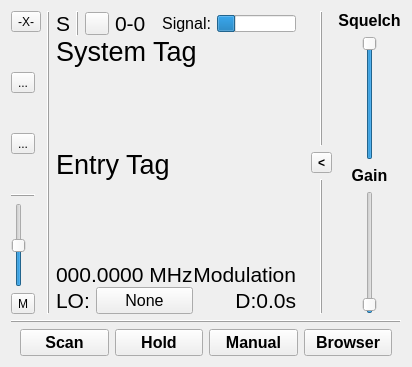
     <widget class="QWidget" name="scannerPage">
      <layout class="QVBoxLayout" name="verticalLayout_3">
       <item>
        <widget class="QFrame" name="scanContextFrame">
         <layout class="QHBoxLayout" name="horizontalLayout_2">
          <property name="leftMargin">
           <number>0</number>
          </property>
          <property name="topMargin">
           <number>0</number>
          </property>
          <property name="rightMargin">
           <number>0</number>
          </property>
          <property name="bottomMargin">
           <number>0</number>
          </property>
          <item>
           <widget class="QWidget" name="scanner_leftCtrlPanel" native="true">
            <property name="sizePolicy">
             <sizepolicy hsizetype="Maximum" vsizetype="Preferred">
              <horstretch>0</horstretch>
              <verstretch>0</verstretch>
             </sizepolicy>
            </property>
            <layout class="QVBoxLayout" name="verticalLayout_8">
             <property name="spacing">
              <number>0</number>
             </property>
             <property name="leftMargin">
              <number>0</number>
             </property>
             <property name="topMargin">
              <number>0</number>
             </property>
             <property name="rightMargin">
              <number>0</number>
             </property>
             <property name="bottomMargin">
              <number>0</number>
             </property>
             <item>
              <widget class="QToolButton" name="scanner_disconnectButton">
               <property name="toolTip">
                <string>Disconnect</string>
               </property>
               <property name="text">
                <string>-X-</string>
               </property>
              </widget>
             </item>
             <item>
              <spacer name="verticalSpacer_3">
               <property name="orientation">
                <enum>Qt::Vertical</enum>
               </property>
               <property name="sizeHint" stdset="0">
                <size>
                 <width>20</width>
                 <height>40</height>
                </size>
               </property>
              </spacer>
             </item>
             <item>
              <widget class="QToolButton" name="scanner_settingsButton">
               <property name="toolTip">
                <string>Settings</string>
               </property>
               <property name="text">
                <string>...</string>
               </property>
              </widget>
             </item>
             <item>
              <spacer name="verticalSpacer_2">
               <property name="orientation">
                <enum>Qt::Vertical</enum>
               </property>
               <property name="sizeHint" stdset="0">
                <size>
                 <width>20</width>
                 <height>40</height>
                </size>
               </property>
              </spacer>
             </item>
             <item>
              <widget class="QToolButton" name="scanner_connectInfoButton">
               <property name="toolTip">
                <string>Connection info</string>
               </property>
               <property name="text">
                <string>...</string>
               </property>
              </widget>
             </item>
             <item>
              <spacer name="verticalSpacer">
               <property name="orientation">
                <enum>Qt::Vertical</enum>
               </property>
               <property name="sizeHint" stdset="0">
                <size>
                 <width>20</width>
                 <height>40</height>
                </size>
               </property>
              </spacer>
             </item>
             <item>
              <widget class="QWidget" name="scanner_volumeControl" native="true">
               <property name="sizePolicy">
                <sizepolicy hsizetype="Maximum" vsizetype="Maximum">
                 <horstretch>0</horstretch>
                 <verstretch>0</verstretch>
                </sizepolicy>
               </property>
               <layout class="QGridLayout" name="gridLayout_7">
                <property name="leftMargin">
                 <number>0</number>
                </property>
                <property name="topMargin">
                 <number>0</number>
                </property>
                <property name="rightMargin">
                 <number>0</number>
                </property>
                <property name="bottomMargin">
                 <number>0</number>
                </property>
                <item row="0" column="0">
                 <widget class="Line" name="line_6">
                  <property name="sizePolicy">
                   <sizepolicy hsizetype="Expanding" vsizetype="Fixed">
                    <horstretch>0</horstretch>
                    <verstretch>0</verstretch>
                   </sizepolicy>
                  </property>
                  <property name="frameShadow">
                   <enum>QFrame::Raised</enum>
                  </property>
                  <property name="orientation">
                   <enum>Qt::Horizontal</enum>
                  </property>
                 </widget>
                </item>
                <item row="1" column="0">
                 <widget class="QSlider" name="scanner_volumeSlider">
                  <property name="sizePolicy">
                   <sizepolicy hsizetype="Fixed" vsizetype="Minimum">
                    <horstretch>0</horstretch>
                    <verstretch>0</verstretch>
                   </sizepolicy>
                  </property>
                  <property name="toolTip">
                   <string>Volume</string>
                  </property>
                  <property name="maximum">
                   <number>100</number>
                  </property>
                  <property name="value">
                   <number>50</number>
                  </property>
                  <property name="orientation">
                   <enum>Qt::Vertical</enum>
                  </property>
                 </widget>
                </item>
                <item row="2" column="0">
                 <widget class="QToolButton" name="scanner_volumeMute">
                  <property name="toolTip">
                   <string>Mute</string>
                  </property>
                  <property name="text">
                   <string>M</string>
                  </property>
                  <property name="checkable">
                   <bool>true</bool>
                  </property>
                 </widget>
                </item>
               </layout>
              </widget>
             </item>
            </layout>
           </widget>
          </item>
          <item>
           <widget class="Line" name="line_5">
            <property name="frameShadow">
             <enum>QFrame::Raised</enum>
            </property>
            <property name="orientation">
             <enum>Qt::Vertical</enum>
            </property>
           </widget>
          </item>
          <item>
           <widget class="QStackedWidget" name="scanContextStack">
            <property name="currentIndex">
             <number>0</number>
            </property>
            <widget class="QWidget" name="scanner_holdPage">
             <layout class="QVBoxLayout" name="verticalLayout_6">
              <property name="spacing">
               <number>0</number>
              </property>
              <property name="leftMargin">
               <number>0</number>
              </property>
              <property name="topMargin">
               <number>0</number>
              </property>
              <property name="bottomMargin">
               <number>0</number>
              </property>
              <item>
               <widget class="QWidget" name="widget_4" native="true">
                <property name="sizePolicy">
                 <sizepolicy hsizetype="Preferred" vsizetype="Maximum">
                  <horstretch>0</horstretch>
                  <verstretch>0</verstretch>
                 </sizepolicy>
                </property>
                <layout class="QHBoxLayout" name="horizontalLayout_4">
                 <property name="leftMargin">
                  <number>0</number>
                 </property>
                 <property name="topMargin">
                  <number>0</number>
                 </property>
                 <property name="rightMargin">
                  <number>0</number>
                 </property>
                 <property name="bottomMargin">
                  <number>0</number>
                 </property>
                 <item>
                  <widget class="QLabel" name="scanner_scanModeLabel">
                   <property name="sizePolicy">
                    <sizepolicy hsizetype="Maximum" vsizetype="Preferred">
                     <horstretch>0</horstretch>
                     <verstretch>0</verstretch>
                    </sizepolicy>
                   </property>
                   <property name="font">
                    <font>
                     <pointsize>16</pointsize>
                    </font>
                   </property>
                   <property name="toolTip">
                    <string>Scan mode</string>
                   </property>
                   <property name="text">
                    <string>S</string>
                   </property>
                  </widget>
                 </item>
                 <item>
                  <widget class="Line" name="line_4">
                   <property name="frameShadow">
                    <enum>QFrame::Raised</enum>
                   </property>
                   <property name="orientation">
                    <enum>Qt::Vertical</enum>
                   </property>
                  </widget>
                 </item>
                 <item>
                  <widget class="QToolButton" name="scanner_entryEditButton">
                   <property name="toolTip">
                    <string>Edit entry</string>
                   </property>
                   <property name="text">
                    <string/>
                   </property>
                  </widget>
                 </item>
                 <item>
                  <widget class="QLabel" name="scanner_entryNumLabel">
                   <property name="sizePolicy">
                    <sizepolicy hsizetype="Preferred" vsizetype="Maximum">
                     <horstretch>0</horstretch>
                     <verstretch>0</verstretch>
                    </sizepolicy>
                   </property>
                   <property name="font">
                    <font>
                     <pointsize>16</pointsize>
                    </font>
                   </property>
                   <property name="toolTip">
                    <string>Entry index</string>
                   </property>
                   <property name="text">
                    <string>0-0</string>
                   </property>
                  </widget>
                 </item>
                 <item>
                  <widget class="QLabel" name="label">
                   <property name="sizePolicy">
                    <sizepolicy hsizetype="Maximum" vsizetype="Preferred">
                     <horstretch>0</horstretch>
                     <verstretch>0</verstretch>
                    </sizepolicy>
                   </property>
                   <property name="font">
                    <font>
                     <pointsize>12</pointsize>
                    </font>
                   </property>
                   <property name="text">
                    <string>Signal:</string>
                   </property>
                   <property name="alignment">
                    <set>Qt::AlignRight|Qt::AlignTrailing|Qt::AlignVCenter</set>
                   </property>
                  </widget>
                 </item>
                 <item>
                  <widget class="QProgressBar" name="scanner_sigStrengthBar">
                   <property name="sizePolicy">
                    <sizepolicy hsizetype="Maximum" vsizetype="Fixed">
                     <horstretch>0</horstretch>
                     <verstretch>0</verstretch>
                    </sizepolicy>
                   </property>
                   <property name="font">
                    <font>
                     <pointsize>5</pointsize>
                    </font>
                   </property>
                   <property name="toolTip">
                    <string>Signal level</string>
                   </property>
                   <property name="value">
                    <number>24</number>
                   </property>
                   <property name="textVisible">
                    <bool>false</bool>
                   </property>
                  </widget>
                 </item>
                </layout>
               </widget>
              </item>
              <item>
               <widget class="QLabel" name="scanner_systemTagLabel">
                <property name="sizePolicy">
                 <sizepolicy hsizetype="Preferred" vsizetype="Maximum">
                  <horstretch>0</horstretch>
                  <verstretch>0</verstretch>
                 </sizepolicy>
                </property>
                <property name="font">
                 <font>
                  <pointsize>20</pointsize>
                 </font>
                </property>
                <property name="toolTip">
                 <string>System tag</string>
                </property>
                <property name="text">
                 <string>System Tag</string>
                </property>
                <property name="wordWrap">
                 <bool>true</bool>
                </property>
               </widget>
              </item>
              <item>
               <widget class="QLabel" name="scanner_entryTagLabel">
                <property name="font">
                 <font>
                  <pointsize>20</pointsize>
                 </font>
                </property>
                <property name="toolTip">
                 <string>Entry tag</string>
                </property>
                <property name="text">
                 <string>Entry Tag</string>
                </property>
                <property name="wordWrap">
                 <bool>true</bool>
                </property>
               </widget>
              </item>
              <item>
               <widget class="QWidget" name="widget_3" native="true">
                <property name="sizePolicy">
                 <sizepolicy hsizetype="Preferred" vsizetype="Maximum">
                  <horstretch>0</horstretch>
                  <verstretch>0</verstretch>
                 </sizepolicy>
                </property>
                <layout class="QGridLayout" name="gridLayout_8">
                 <property name="leftMargin">
                  <number>0</number>
                 </property>
                 <property name="topMargin">
                  <number>0</number>
                 </property>
                 <property name="rightMargin">
                  <number>0</number>
                 </property>
                 <property name="bottomMargin">
                  <number>0</number>
                 </property>
                 <property name="spacing">
                  <number>0</number>
                 </property>
                 <item row="2" column="0">
                  <widget class="QWidget" name="scanner_lockoutPanel" native="true">
                   <property name="sizePolicy">
                    <sizepolicy hsizetype="Preferred" vsizetype="Maximum">
                     <horstretch>0</horstretch>
                     <verstretch>0</verstretch>
                    </sizepolicy>
                   </property>
                   <layout class="QHBoxLayout" name="horizontalLayout_6">
                    <property name="leftMargin">
                     <number>0</number>
                    </property>
                    <property name="topMargin">
                     <number>0</number>
                    </property>
                    <property name="rightMargin">
                     <number>0</number>
                    </property>
                    <property name="bottomMargin">
                     <number>0</number>
                    </property>
                    <item>
                     <widget class="QLabel" name="scanner_lockoutDurationLabel">
                      <property name="sizePolicy">
                       <sizepolicy hsizetype="Maximum" vsizetype="Maximum">
                        <horstretch>0</horstretch>
                        <verstretch>0</verstretch>
                       </sizepolicy>
                      </property>
                      <property name="font">
                       <font>
                        <pointsize>16</pointsize>
                       </font>
                      </property>
                      <property name="text">
                       <string>LO:</string>
                      </property>
                     </widget>
                    </item>
                    <item>
                     <widget class="QPushButton" name="scanner_lockoutDurationButton">
                      <property name="font">
                       <font>
                        <pointsize>12</pointsize>
                       </font>
                      </property>
                      <property name="toolTip">
                       <string>Cycle lockout options</string>
                      </property>
                      <property name="text">
                       <string>None</string>
                      </property>
                     </widget>
                    </item>
                   </layout>
                  </widget>
                 </item>
                 <item row="1" column="0">
                  <widget class="QLabel" name="scanner_frequencyLabel">
                   <property name="sizePolicy">
                    <sizepolicy hsizetype="Preferred" vsizetype="Maximum">
                     <horstretch>0</horstretch>
                     <verstretch>0</verstretch>
                    </sizepolicy>
                   </property>
                   <property name="font">
                    <font>
                     <pointsize>16</pointsize>
                    </font>
                   </property>
                   <property name="toolTip">
                    <string>Current frequency</string>
                   </property>
                   <property name="text">
                    <string>000.0000 MHz</string>
                   </property>
                  </widget>
                 </item>
                 <item row="2" column="2">
                  <widget class="QLabel" name="scanner_delayLabel">
                   <property name="sizePolicy">
                    <sizepolicy hsizetype="Preferred" vsizetype="Maximum">
                     <horstretch>0</horstretch>
                     <verstretch>0</verstretch>
                    </sizepolicy>
                   </property>
                   <property name="font">
                    <font>
                     <pointsize>16</pointsize>
                    </font>
                   </property>
                   <property name="toolTip">
                    <string>Scan delay</string>
                   </property>
                   <property name="text">
                    <string>D:0.0s</string>
                   </property>
                   <property name="alignment">
                    <set>Qt::AlignRight|Qt::AlignTrailing|Qt::AlignVCenter</set>
                   </property>
                  </widget>
                 </item>
                 <item row="1" column="2">
                  <widget class="QLabel" name="scanner_modulationLabel">
                   <property name="sizePolicy">
                    <sizepolicy hsizetype="Preferred" vsizetype="Maximum">
                     <horstretch>0</horstretch>
                     <verstretch>0</verstretch>
                    </sizepolicy>
                   </property>
                   <property name="font">
                    <font>
                     <pointsize>16</pointsize>
                    </font>
                   </property>
                   <property name="toolTip">
                    <string>Modulation</string>
                   </property>
                   <property name="text">
                    <string>Modulation</string>
                   </property>
                   <property name="alignment">
                    <set>Qt::AlignRight|Qt::AlignTrailing|Qt::AlignVCenter</set>
                   </property>
                  </widget>
                 </item>
                </layout>
               </widget>
              </item>
             </layout>
            </widget>
            <widget class="QWidget" name="scanner_scanPage">
             <layout class="QGridLayout" name="gridLayout_5">
              <item row="0" column="0">
               <widget class="QLabel" name="scanner_scanningLabel">
                <property name="font">
                 <font>
                  <pointsize>24</pointsize>
                  <weight>75</weight>
                  <bold>true</bold>
                 </font>
                </property>
                <property name="text">
                 <string>Scanning</string>
                </property>
                <property name="alignment">
                 <set>Qt::AlignBottom|Qt::AlignHCenter</set>
                </property>
               </widget>
              </item>
              <item row="1" column="0">
               <widget class="QLabel" name="scanner_scanIndicator">
                <property name="text">
                 <string/>
                </property>
                <property name="textFormat">
                 <enum>Qt::RichText</enum>
                </property>
                <property name="pixmap">
                 <pixmap resource="resources/resources.qrc">:/indicator/bar-scan.gif</pixmap>
                </property>
                <property name="alignment">
                 <set>Qt::AlignHCenter|Qt::AlignTop</set>
                </property>
               </widget>
              </item>
             </layout>
            </widget>
           </widget>
          </item>
          <item>
           <widget class="QWidget" name="widget" native="true">
            <layout class="QVBoxLayout" name="verticalLayout_4">
             <property name="leftMargin">
              <number>0</number>
             </property>
             <property name="topMargin">
              <number>0</number>
             </property>
             <property name="rightMargin">
              <number>0</number>
             </property>
             <property name="bottomMargin">
              <number>0</number>
             </property>
             <item>
              <widget class="Line" name="line">
               <property name="sizePolicy">
                <sizepolicy hsizetype="Preferred" vsizetype="Expanding">
                 <horstretch>0</horstretch>
                 <verstretch>0</verstretch>
                </sizepolicy>
               </property>
               <property name="frameShadow">
                <enum>QFrame::Raised</enum>
               </property>
               <property name="orientation">
                <enum>Qt::Vertical</enum>
               </property>
              </widget>
             </item>
             <item>
              <widget class="QToolButton" name="scanner_sidebarToggle">
               <property name="font">
                <font>
                 <weight>75</weight>
                 <bold>true</bold>
                </font>
               </property>
               <property name="toolTip">
                <string>Open/close sidebar</string>
               </property>
               <property name="text">
                <string>&lt;</string>
               </property>
               <property name="checkable">
                <bool>true</bool>
               </property>
              </widget>
             </item>
             <item>
              <widget class="Line" name="line_3">
               <property name="sizePolicy">
                <sizepolicy hsizetype="Preferred" vsizetype="Expanding">
                 <horstretch>0</horstretch>
                 <verstretch>0</verstretch>
                </sizepolicy>
               </property>
               <property name="frameShadow">
                <enum>QFrame::Raised</enum>
               </property>
               <property name="orientation">
                <enum>Qt::Vertical</enum>
               </property>
              </widget>
             </item>
            </layout>
           </widget>
          </item>
          <item>
           <widget class="QWidget" name="scanner_sidebarPanel" native="true">
            <property name="sizePolicy">
             <sizepolicy hsizetype="Maximum" vsizetype="Preferred">
              <horstretch>0</horstretch>
              <verstretch>0</verstretch>
             </sizepolicy>
            </property>
            <layout class="QVBoxLayout" name="verticalLayout_2">
             <property name="leftMargin">
              <number>0</number>
             </property>
             <property name="topMargin">
              <number>0</number>
             </property>
             <property name="rightMargin">
              <number>0</number>
             </property>
             <property name="bottomMargin">
              <number>0</number>
             </property>
             <item>
              <widget class="QLabel" name="scanner_squelchLabel">
               <property name="sizePolicy">
                <sizepolicy hsizetype="Preferred" vsizetype="Preferred">
                 <horstretch>0</horstretch>
                 <verstretch>0</verstretch>
                </sizepolicy>
               </property>
               <property name="font">
                <font>
                 <pointsize>12</pointsize>
                 <weight>75</weight>
                 <bold>true</bold>
                </font>
               </property>
               <property name="text">
                <string>Squelch</string>
               </property>
               <property name="alignment">
                <set>Qt::AlignCenter</set>
               </property>
              </widget>
             </item>
             <item>
              <widget class="QSlider" name="scanner_squelchSlider">
               <property name="sizePolicy">
                <sizepolicy hsizetype="Preferred" vsizetype="Expanding">
                 <horstretch>0</horstretch>
                 <verstretch>0</verstretch>
                </sizepolicy>
               </property>
               <property name="toolTip">
                <string>Set squelch level</string>
               </property>
               <property name="minimum">
                <number>-100</number>
               </property>
               <property name="maximum">
                <number>0</number>
               </property>
               <property name="orientation">
                <enum>Qt::Vertical</enum>
               </property>
              </widget>
             </item>
             <item>
              <widget class="QLabel" name="scanner_gainLabel">
               <property name="sizePolicy">
                <sizepolicy hsizetype="Preferred" vsizetype="Preferred">
                 <horstretch>0</horstretch>
                 <verstretch>0</verstretch>
                </sizepolicy>
               </property>
               <property name="font">
                <font>
                 <pointsize>12</pointsize>
                 <weight>75</weight>
                 <bold>true</bold>
                </font>
               </property>
               <property name="text">
                <string>Gain</string>
               </property>
               <property name="alignment">
                <set>Qt::AlignCenter</set>
               </property>
              </widget>
             </item>
             <item>
              <widget class="QSlider" name="scanner_gainSlider">
               <property name="sizePolicy">
                <sizepolicy hsizetype="Preferred" vsizetype="Expanding">
                 <horstretch>0</horstretch>
                 <verstretch>0</verstretch>
                </sizepolicy>
               </property>
               <property name="toolTip">
                <string>Set tuner gain</string>
               </property>
               <property name="minimum">
                <number>-1</number>
               </property>
               <property name="maximum">
                <number>50</number>
               </property>
               <property name="orientation">
                <enum>Qt::Vertical</enum>
               </property>
              </widget>
             </item>
            </layout>
           </widget>
          </item>
         </layout>
        </widget>
       </item>
       <item>
        <widget class="Line" name="line_2">
         <property name="sizePolicy">
          <sizepolicy hsizetype="Expanding" vsizetype="Fixed">
           <horstretch>0</horstretch>
           <verstretch>0</verstretch>
          </sizepolicy>
         </property>
         <property name="frameShadow">
          <enum>QFrame::Raised</enum>
         </property>
         <property name="orientation">
          <enum>Qt::Horizontal</enum>
         </property>
        </widget>
       </item>
       <item>
        <widget class="QWidget" name="scanner_fnButtonsWidget" native="true">
         <property name="sizePolicy">
          <sizepolicy hsizetype="Preferred" vsizetype="Maximum">
           <horstretch>0</horstretch>
           <verstretch>0</verstretch>
          </sizepolicy>
         </property>
         <layout class="QHBoxLayout" name="horizontalLayout">
          <property name="topMargin">
           <number>0</number>
          </property>
          <property name="bottomMargin">
           <number>0</number>
          </property>
          <item>
           <widget class="QPushButton" name="scanner_fnButton1">
            <property name="font">
             <font>
              <pointsize>12</pointsize>
              <weight>75</weight>
              <bold>true</bold>
             </font>
            </property>
            <property name="toolTip">
             <string>Scan</string>
            </property>
            <property name="text">
             <string>Scan</string>
            </property>
           </widget>
          </item>
          <item>
           <widget class="QPushButton" name="scanner_fnButton2">
            <property name="font">
             <font>
              <pointsize>12</pointsize>
              <weight>75</weight>
              <bold>true</bold>
             </font>
            </property>
            <property name="toolTip">
             <string>Hold entry</string>
            </property>
            <property name="text">
             <string>Hold</string>
            </property>
           </widget>
          </item>
          <item>
           <widget class="QPushButton" name="scanner_fnButton3">
            <property name="font">
             <font>
              <pointsize>12</pointsize>
              <weight>75</weight>
              <bold>true</bold>
             </font>
            </property>
            <property name="toolTip">
             <string>Manual entry</string>
            </property>
            <property name="text">
             <string>Manual</string>
            </property>
           </widget>
          </item>
          <item>
           <widget class="QPushButton" name="scanner_fnButton4">
            <property name="font">
             <font>
              <pointsize>12</pointsize>
              <weight>75</weight>
              <bold>true</bold>
             </font>
            </property>
            <property name="toolTip">
             <string>Browse entries</string>
            </property>
            <property name="text">
             <string>Browser</string>
            </property>
           </widget>
          </item>
         </layout>
        </widget>
       </item>
      </layout>
     </widget>
